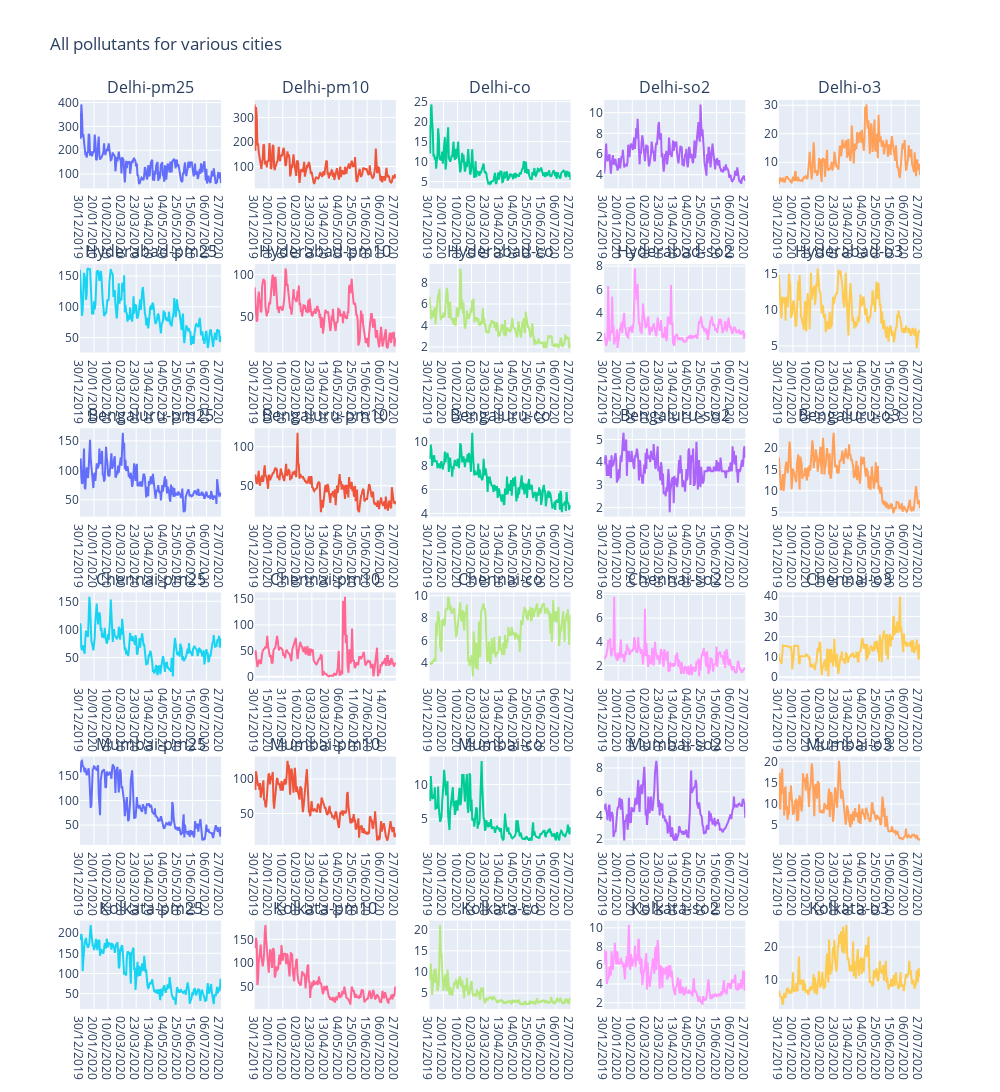

This figure's notebook cell:
### Markdown cell above
Plot them all!

### Code cell
city=['Delhi','Hyderabad','Bengaluru','Chennai','Mumbai','Kolkata']
pollutant=['pm25','pm10','co','so2','o3']
titles=[]
for i in city:
    for j in pollutant:
        entry= i + '-' + j
        titles.append(entry)
fig = make_subplots(
rows=6, cols=5,
subplot_titles=titles)
for m,i in enumerate(city):
    for n,j in enumerate(pollutant):
        dff=df[df['City'].isin([i])]
        dff=dff[dff['Specie'].isin([j])]
        fig.add_trace(go.Scatter(x=dff['Date'], y=dff['median']),row=m+1, col=n+1)
fig.update_layout(height=1650, width=1000,showlegend=False,
                  title_text="All pollutants for various cities")
fig.show()

### Figure 1 — Plotly figure (JSON) as saved in the notebook; plotly's stock layout.template omitted (floating-point values rounded to 4 significant figures; data arrays with more than 128 entries replaced by an {"elided": "..."} marker saying what was removed)
{"data": [{"type": "scatter", "x": {"elided": "212 str values"}, "xaxis": "x", "y": {"elided": "212 int values"}, "yaxis": "y"}, {"type": "scatter", "x": {"elided": "212 str values"}, "xaxis": "x2", "y": {"elided": "212 int values"}, "yaxis": "y2"}, {"type": "scatter", "x": {"elided": "212 str values"}, "xaxis": "x3", "y": {"elided": "212 float values"}, "yaxis": "y3"}, {"type": "scatter", "x": {"elided": "212 str values"}, "xaxis": "x4", "y": {"elided": "212 float values"}, "yaxis": "y4"}, {"type": "scatter", "x": {"elided": "212 str values"}, "xaxis": "x5", "y": {"elided": "212 float values"}, "yaxis": "y5"}, {"type": "scatter", "x": {"elided": "212 str values"}, "xaxis": "x6", "y": {"elided": "212 int values"}, "yaxis": "y6"}, {"type": "scatter", "x": {"elided": "212 str values"}, "xaxis": "x7", "y": {"elided": "212 int values"}, "yaxis": "y7"}, {"type": "scatter", "x": {"elided": "212 str values"}, "xaxis": "x8", "y": {"elided": "212 float values"}, "yaxis": "y8"}, {"type": "scatter", "x": {"elided": "212 str values"}, "xaxis": "x9", "y": {"elided": "212 float values"}, "yaxis": "y9"}, {"type": "scatter", "x": {"elided": "212 str values"}, "xaxis": "x10", "y": {"elided": "212 float values"}, "yaxis": "y10"}, {"type": "scatter", "x": {"elided": "212 str values"}, "xaxis": "x11", "y": {"elided": "212 int values"}, "yaxis": "y11"}, {"type": "scatter", "x": {"elided": "212 str values"}, "xaxis": "x12", "y": {"elided": "212 int values"}, "yaxis": "y12"}, {"type": "scatter", "x": {"elided": "212 str values"}, "xaxis": "x13", "y": {"elided": "212 float values"}, "yaxis": "y13"}, {"type": "scatter", "x": {"elided": "212 str values"}, "xaxis": "x14", "y": {"elided": "212 float values"}, "yaxis": "y14"}, {"type": "scatter", "x": {"elided": "212 str values"}, "xaxis": "x15", "y": {"elided": "212 float values"}, "yaxis": "y15"}, {"type": "scatter", "x": {"elided": "212 str values"}, "xaxis": "x16", "y": {"elided": "212 int values"}, "yaxis": "y16"}, {"type": "scatter", "x": {"elided": "159 str values"}, "xaxis": "x17", "y": {"elided": "159 int values"}, "yaxis": "y17"}, {"type": "scatter", "x": {"elided": "212 str values"}, "xaxis": "x18", "y": {"elided": "212 float values"}, "yaxis": "y18"}, {"type": "scatter", "x": {"elided": "212 str values"}, "xaxis": "x19", "y": {"elided": "212 float values"}, "yaxis": "y19"}, {"type": "scatter", "x": {"elided": "212 str values"}, "xaxis": "x20", "y": {"elided": "212 float values"}, "yaxis": "y20"}, {"type": "scatter", "x": {"elided": "212 str values"}, "xaxis": "x21", "y": {"elided": "212 int values"}, "yaxis": "y21"}, {"type": "scatter", "x": {"elided": "212 str values"}, "xaxis": "x22", "y": {"elided": "212 int values"}, "yaxis": "y22"}, {"type": "scatter", "x": {"elided": "212 str values"}, "xaxis": "x23", "y": {"elided": "212 float values"}, "yaxis": "y23"}, {"type": "scatter", "x": {"elided": "212 str values"}, "xaxis": "x24", "y": {"elided": "212 float values"}, "yaxis": "y24"}, {"type": "scatter", "x": {"elided": "212 str values"}, "xaxis": "x25", "y": {"elided": "212 float values"}, "yaxis": "y25"}, {"type": "scatter", "x": {"elided": "212 str values"}, "xaxis": "x26", "y": {"elided": "212 int values"}, "yaxis": "y26"}, {"type": "scatter", "x": {"elided": "212 str values"}, "xaxis": "x27", "y": {"elided": "212 int values"}, "yaxis": "y27"}, {"type": "scatter", "x": {"elided": "212 str values"}, "xaxis": "x28", "y": {"elided": "212 float values"}, "yaxis": "y28"}, {"type": "scatter", "x": {"elided": "212 str values"}, "xaxis": "x29", "y": {"elided": "212 float values"}, "yaxis": "y29"}, {"type": "scatter", "x": {"elided": "212 str values"}, "xaxis": "x30", "y": {"elided": "212 float values"}, "yaxis": "y30"}], "layout": {"annotations": [{"font": {"size": 16}, "showarrow": false, "text": "Delhi-pm25", "x": 0.084, "xanchor": "center", "xref": "paper", "y": 1.0, "yanchor": "bottom", "yref": "paper"}, {"font": {"size": 16}, "showarrow": false, "text": "Delhi-pm10", "x": 0.292, "xanchor": "center", "xref": "paper", "y": 1.0, "yanchor": "bottom", "yref": "paper"}, {"font": {"size": 16}, "showarrow": false, "text": "Delhi-co", "x": 0.5, "xanchor": "center", "xref": "paper", "y": 1.0, "yanchor": "bottom", "yref": "paper"}, {"font": {"size": 16}, "showarrow": false, "text": "Delhi-so2", "x": 0.708, "xanchor": "center", "xref": "paper", "y": 1.0, "yanchor": "bottom", "yref": "paper"}, {"font": {"size": 16}, "showarrow": false, "text": "Delhi-o3", "x": 0.916, "xanchor": "center", "xref": "paper", "y": 1.0, "yanchor": "bottom", "yref": "paper"}, {"font": {"size": 16}, "showarrow": false, "text": "Hyderabad-pm25", "x": 0.084, "xanchor": "center", "xref": "paper", "y": 0.8194, "yanchor": "bottom", "yref": "paper"}, {"font": {"size": 16}, "showarrow": false, "text": "Hyderabad-pm10", "x": 0.292, "xanchor": "center", "xref": "paper", "y": 0.8194, "yanchor": "bottom", "yref": "paper"}, {"font": {"size": 16}, "showarrow": false, "text": "Hyderabad-co", "x": 0.5, "xanchor": "center", "xref": "paper", "y": 0.8194, "yanchor": "bottom", "yref": "paper"}, {"font": {"size": 16}, "showarrow": false, "text": "Hyderabad-so2", "x": 0.708, "xanchor": "center", "xref": "paper", "y": 0.8194, "yanchor": "bottom", "yref": "paper"}, {"font": {"size": 16}, "showarrow": false, "text": "Hyderabad-o3", "x": 0.916, "xanchor": "center", "xref": "paper", "y": 0.8194, "yanchor": "bottom", "yref": "paper"}, {"font": {"size": 16}, "showarrow": false, "text": "Bengaluru-pm25", "x": 0.084, "xanchor": "center", "xref": "paper", "y": 0.6389, "yanchor": "bottom", "yref": "paper"}, {"font": {"size": 16}, "showarrow": false, "text": "Bengaluru-pm10", "x": 0.292, "xanchor": "center", "xref": "paper", "y": 0.6389, "yanchor": "bottom", "yref": "paper"}, {"font": {"size": 16}, "showarrow": false, "text": "Bengaluru-co", "x": 0.5, "xanchor": "center", "xref": "paper", "y": 0.6389, "yanchor": "bottom", "yref": "paper"}, {"font": {"size": 16}, "showarrow": false, "text": "Bengaluru-so2", "x": 0.708, "xanchor": "center", "xref": "paper", "y": 0.6389, "yanchor": "bottom", "yref": "paper"}, {"font": {"size": 16}, "showarrow": false, "text": "Bengaluru-o3", "x": 0.916, "xanchor": "center", "xref": "paper", "y": 0.6389, "yanchor": "bottom", "yref": "paper"}, {"font": {"size": 16}, "showarrow": false, "text": "Chennai-pm25", "x": 0.084, "xanchor": "center", "xref": "paper", "y": 0.4583, "yanchor": "bottom", "yref": "paper"}, {"font": {"size": 16}, "showarrow": false, "text": "Chennai-pm10", "x": 0.292, "xanchor": "center", "xref": "paper", "y": 0.4583, "yanchor": "bottom", "yref": "paper"}, {"font": {"size": 16}, "showarrow": false, "text": "Chennai-co", "x": 0.5, "xanchor": "center", "xref": "paper", "y": 0.4583, "yanchor": "bottom", "yref": "paper"}, {"font": {"size": 16}, "showarrow": false, "text": "Chennai-so2", "x": 0.708, "xanchor": "center", "xref": "paper", "y": 0.4583, "yanchor": "bottom", "yref": "paper"}, {"font": {"size": 16}, "showarrow": false, "text": "Chennai-o3", "x": 0.916, "xanchor": "center", "xref": "paper", "y": 0.4583, "yanchor": "bottom", "yref": "paper"}, {"font": {"size": 16}, "showarrow": false, "text": "Mumbai-pm25", "x": 0.084, "xanchor": "center", "xref": "paper", "y": 0.2778, "yanchor": "bottom", "yref": "paper"}, {"font": {"size": 16}, "showarrow": false, "text": "Mumbai-pm10", "x": 0.292, "xanchor": "center", "xref": "paper", "y": 0.2778, "yanchor": "bottom", "yref": "paper"}, {"font": {"size": 16}, "showarrow": false, "text": "Mumbai-co", "x": 0.5, "xanchor": "center", "xref": "paper", "y": 0.2778, "yanchor": "bottom", "yref": "paper"}, {"font": {"size": 16}, "showarrow": false, "text": "Mumbai-so2", "x": 0.708, "xanchor": "center", "xref": "paper", "y": 0.2778, "yanchor": "bottom", "yref": "paper"}, {"font": {"size": 16}, "showarrow": false, "text": "Mumbai-o3", "x": 0.916, "xanchor": "center", "xref": "paper", "y": 0.2778, "yanchor": "bottom", "yref": "paper"}, {"font": {"size": 16}, "showarrow": false, "text": "Kolkata-pm25", "x": 0.084, "xanchor": "center", "xref": "paper", "y": 0.09722, "yanchor": "bottom", "yref": "paper"}, {"font": {"size": 16}, "showarrow": false, "text": "Kolkata-pm10", "x": 0.292, "xanchor": "center", "xref": "paper", "y": 0.09722, "yanchor": "bottom", "yref": "paper"}, {"font": {"size": 16}, "showarrow": false, "text": "Kolkata-co", "x": 0.5, "xanchor": "center", "xref": "paper", "y": 0.09722, "yanchor": "bottom", "yref": "paper"}, {"font": {"size": 16}, "showarrow": false, "text": "Kolkata-so2", "x": 0.708, "xanchor": "center", "xref": "paper", "y": 0.09722, "yanchor": "bottom", "yref": "paper"}, {"font": {"size": 16}, "showarrow": false, "text": "Kolkata-o3", "x": 0.916, "xanchor": "center", "xref": "paper", "y": 0.09722, "yanchor": "bottom", "yref": "paper"}], "height": 1650, "showlegend": false, "title": {"text": "All pollutants for various cities"}, "width": 1000, "xaxis": {"anchor": "y", "domain": [0, 0.168]}, "xaxis10": {"anchor": "y10", "domain": [0.832, 1]}, "xaxis11": {"anchor": "y11", "domain": [0, 0.168]}, "xaxis12": {"anchor": "y12", "domain": [0.208, 0.376]}, "xaxis13": {"anchor": "y13", "domain": [0.416, 0.584]}, "xaxis14": {"anchor": "y14", "domain": [0.624, 0.792]}, "xaxis15": {"anchor": "y15", "domain": [0.832, 1]}, "xaxis16": {"anchor": "y16", "domain": [0, 0.168]}, "xaxis17": {"anchor": "y17", "domain": [0.208, 0.376]}, "xaxis18": {"anchor": "y18", "domain": [0.416, 0.584]}, "xaxis19": {"anchor": "y19", "domain": [0.624, 0.792]}, "xaxis2": {"anchor": "y2", "domain": [0.208, 0.376]}, "xaxis20": {"anchor": "y20", "domain": [0.832, 1]}, "xaxis21": {"anchor": "y21", "domain": [0, 0.168]}, "xaxis22": {"anchor": "y22", "domain": [0.208, 0.376]}, "xaxis23": {"anchor": "y23", "domain": [0.416, 0.584]}, "xaxis24": {"anchor": "y24", "domain": [0.624, 0.792]}, "xaxis25": {"anchor": "y25", "domain": [0.832, 1]}, "xaxis26": {"anchor": "y26", "domain": [0, 0.168]}, "xaxis27": {"anchor": "y27", "domain": [0.208, 0.376]}, "xaxis28": {"anchor": "y28", "domain": [0.416, 0.584]}, "xaxis29": {"anchor": "y29", "domain": [0.624, 0.792]}, "xaxis3": {"anchor": "y3", "domain": [0.416, 0.584]}, "xaxis30": {"anchor": "y30", "domain": [0.832, 1]}, "xaxis4": {"anchor": "y4", "domain": [0.624, 0.792]}, "xaxis5": {"anchor": "y5", "domain": [0.832, 1]}, "xaxis6": {"anchor": "y6", "domain": [0, 0.168]}, "xaxis7": {"anchor": "y7", "domain": [0.208, 0.376]}, "xaxis8": {"anchor": "y8", "domain": [0.416, 0.584]}, "xaxis9": {"anchor": "y9", "domain": [0.624, 0.792]}, "yaxis": {"anchor": "x", "domain": [0.9028, 1.0]}, "yaxis10": {"anchor": "x10", "domain": [0.7222, 0.8194]}, "yaxis11": {"anchor": "x11", "domain": [0.5417, 0.6389]}, "yaxis12": {"anchor": "x12", "domain": [0.5417, 0.6389]}, "yaxis13": {"anchor": "x13", "domain": [0.5417, 0.6389]}, "yaxis14": {"anchor": "x14", "domain": [0.5417, 0.6389]}, "yaxis15": {"anchor": "x15", "domain": [0.5417, 0.6389]}, "yaxis16": {"anchor": "x16", "domain": [0.3611, 0.4583]}, "yaxis17": {"anchor": "x17", "domain": [0.3611, 0.4583]}, "yaxis18": {"anchor": "x18", "domain": [0.3611, 0.4583]}, "yaxis19": {"anchor": "x19", "domain": [0.3611, 0.4583]}, "yaxis2": {"anchor": "x2", "domain": [0.9028, 1.0]}, "yaxis20": {"anchor": "x20", "domain": [0.3611, 0.4583]}, "yaxis21": {"anchor": "x21", "domain": [0.1806, 0.2778]}, "yaxis22": {"anchor": "x22", "domain": [0.1806, 0.2778]}, "yaxis23": {"anchor": "x23", "domain": [0.1806, 0.2778]}, "yaxis24": {"anchor": "x24", "domain": [0.1806, 0.2778]}, "yaxis25": {"anchor": "x25", "domain": [0.1806, 0.2778]}, "yaxis26": {"anchor": "x26", "domain": [0, 0.09722]}, "yaxis27": {"anchor": "x27", "domain": [0, 0.09722]}, "yaxis28": {"anchor": "x28", "domain": [0, 0.09722]}, "yaxis29": {"anchor": "x29", "domain": [0, 0.09722]}, "yaxis3": {"anchor": "x3", "domain": [0.9028, 1.0]}, "yaxis30": {"anchor": "x30", "domain": [0, 0.09722]}, "yaxis4": {"anchor": "x4", "domain": [0.9028, 1.0]}, "yaxis5": {"anchor": "x5", "domain": [0.9028, 1.0]}, "yaxis6": {"anchor": "x6", "domain": [0.7222, 0.8194]}, "yaxis7": {"anchor": "x7", "domain": [0.7222, 0.8194]}, "yaxis8": {"anchor": "x8", "domain": [0.7222, 0.8194]}, "yaxis9": {"anchor": "x9", "domain": [0.7222, 0.8194]}}}
